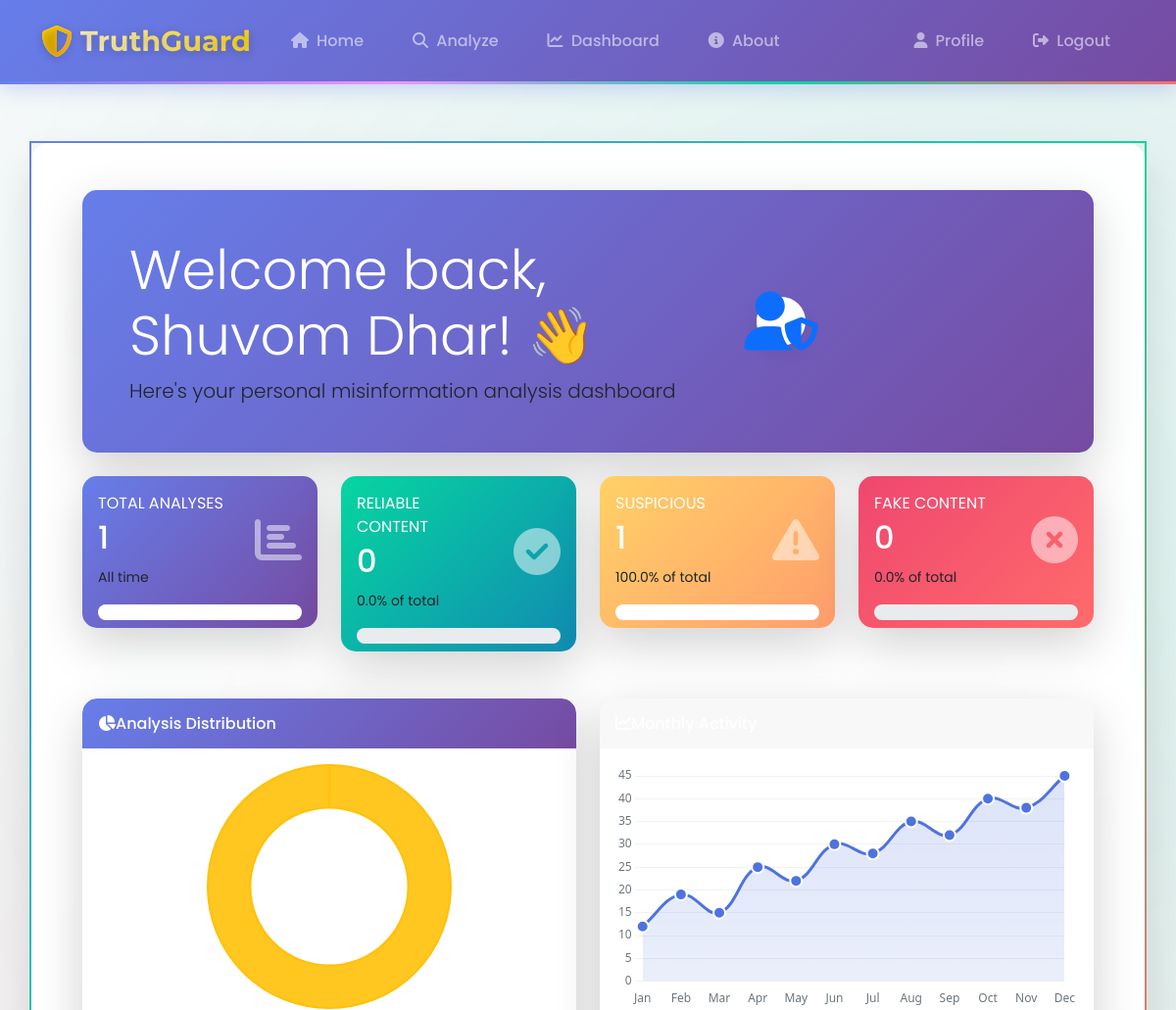
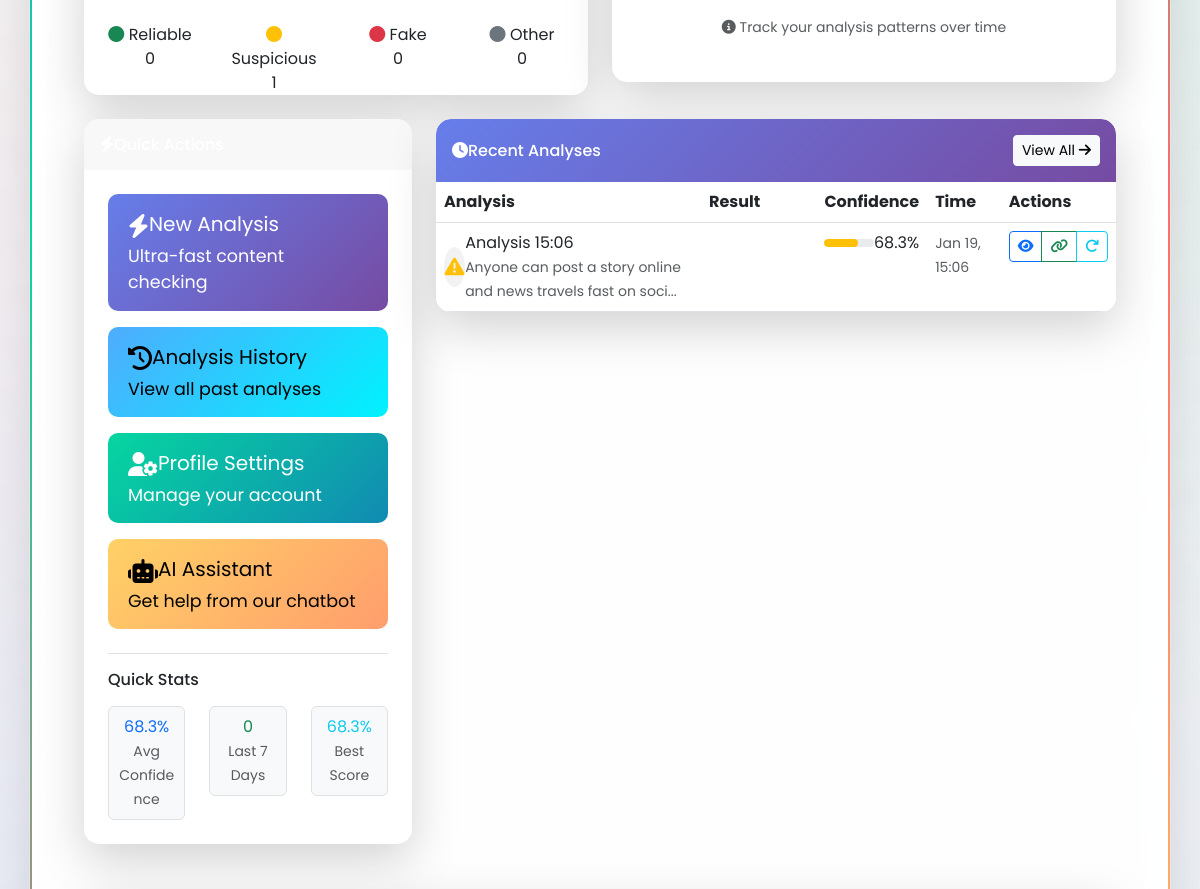
/dashboard (signed in, upper part), run on an earlier commit of the app's database (2 pictures, top to bottom).
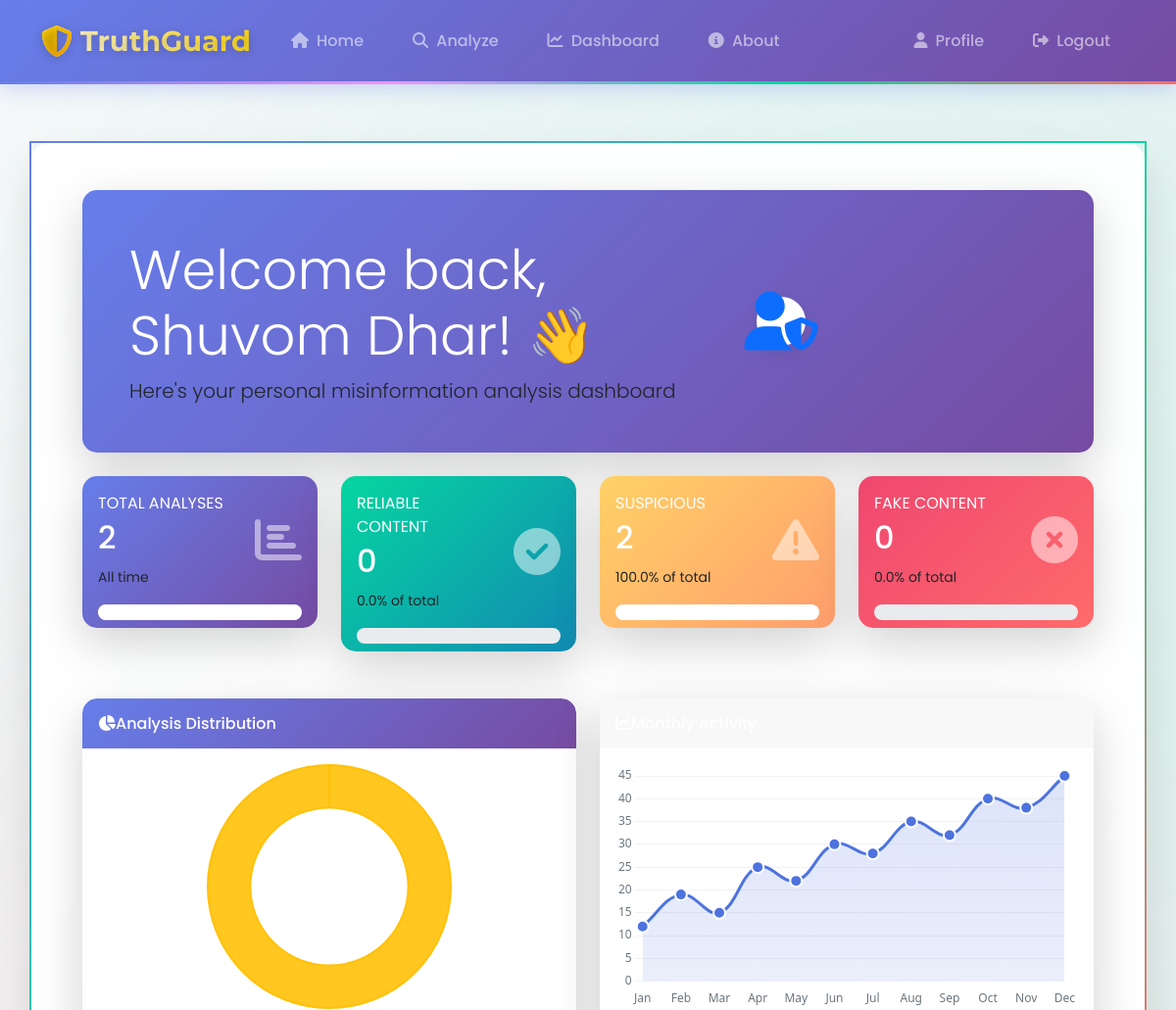
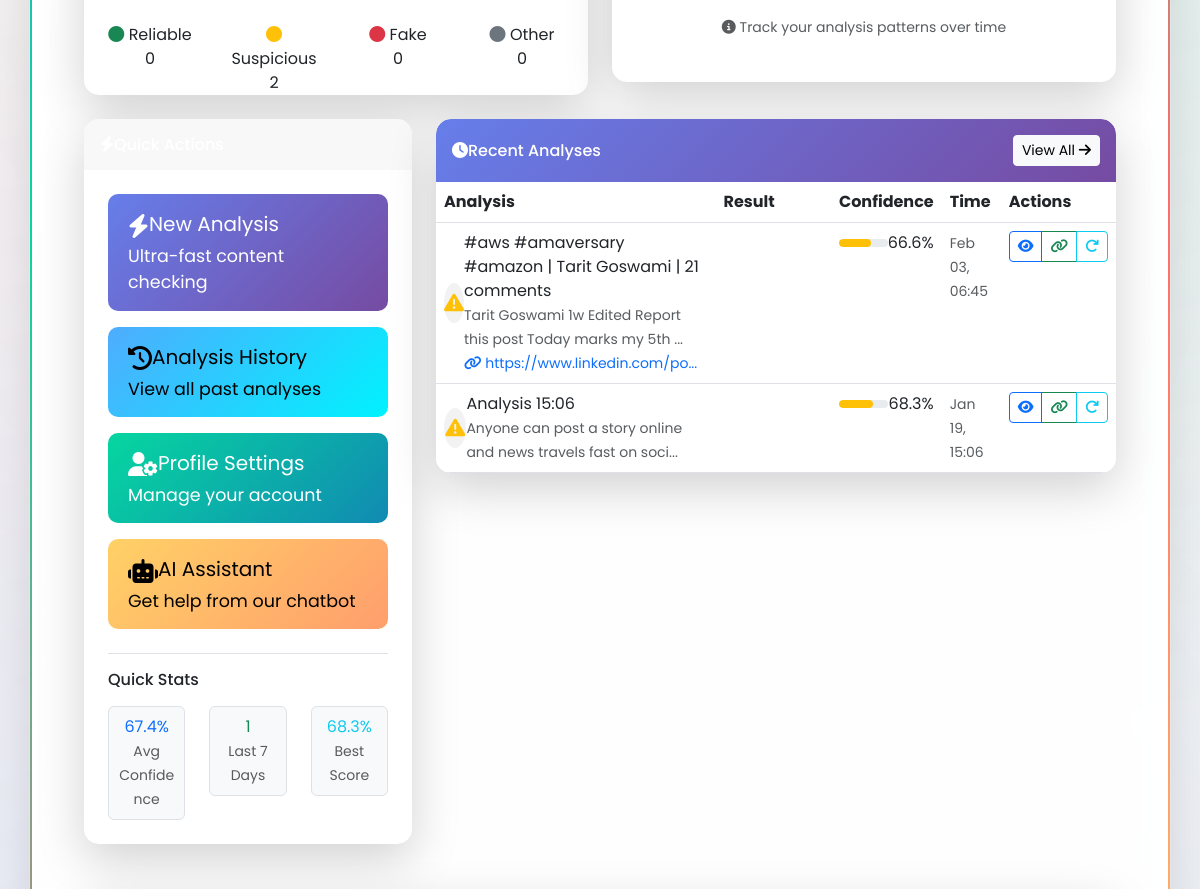
And on a later commit of the database (2 pictures, top to bottom).
### app.py (models this page shows, shortened)
class Analysis(db.Model):
    __tablename__ = 'analyses'
    id = db.Column(db.Integer, primary_key=True)
    title = db.Column(db.Text, default='')
    content = db.Column(db.Text, default='')  # raw text content (for display/search)
    article_data = db.Column(db.JSON, nullable=True)  # optional structured article extraction
    source_url = db.Column(db.Text, nullable=True)  # This should be nullable
    classification = db.Column(db.String(20), nullable=False, default='UNKNOWN')  # RELIABLE, SUSPICIOUS, FAKE, etc.
    confidence_score = db.Column(db.Float, nullable=True)
    sentiment_score = db.Column(db.Float, nullable=True)
    sensationalism_score = db.Column(db.Float, nullable=True)
    credibility_score = db.Column(db.Float, nullable=True)
    key_findings = db.Column(db.Text, default='[]')  # JSON string
    recommendations = db.Column(db.Text, nullable=True)  # JSON string
    fact_checks = db.Column(db.Text, nullable=True)  # JSON string
    analysis_metadata = db.Column(db.Text, default='{}')  # JSON string (e.g. word count, etc.)
    is_quick_analysis = db.Column(db.Boolean, default=False)
    user_id = db.Column(db.Integer, db.ForeignKey('user.id'), nullable=False)
    created_at = db.Column(db.DateTime, default=lambda: datetime.now(timezone.utc))
    updated_at = db.Column(db.DateTime, default=lambda: datetime.now(timezone.utc),
                           onupdate=lambda: datetime.now(timezone.utc))

### app.py (the view)
@app.route('/dashboard')
@login_required
def dashboard():
    try:
        analyses = Analysis.query.filter_by(user_id=current_user.id).order_by(Analysis.created_at.desc()).limit(
            10).all()
    except Exception as e:
        app.logger.error(f"Failed to query analyses: {e}")
        analyses = []
    total = Analysis.query.filter_by(user_id=current_user.id).count()
    reliable = Analysis.query.filter_by(user_id=current_user.id, classification='RELIABLE').count()
    suspicious = Analysis.query.filter_by(user_id=current_user.id, classification='SUSPICIOUS').count()
    fake = Analysis.query.filter_by(user_id=current_user.id, classification='FAKE').count()
    avg_confidence = db.session.query(db.func.avg(Analysis.confidence_score)).filter(
        Analysis.user_id == current_user.id).scalar() or 0
    if avg_confidence:
        avg_confidence = avg_confidence * 100  # Convert to percentage
    from datetime import datetime, timedelta, timezone
    week_ago = datetime.now(timezone.utc) - timedelta(days=7)
    recent_count = Analysis.query.filter(
        Analysis.user_id == current_user.id,
        Analysis.created_at >= week_ago
    ).count()
    max_confidence_result = db.session.query(db.func.max(Analysis.confidence_score)).filter(
        Analysis.user_id == current_user.id).scalar()
    max_confidence = (max_confidence_result or 0) * 100
    stats = {
        'total': total,
        'reliable': reliable,
        'suspicious': suspicious,
        'fake': fake,
        'reliable_percent': round((reliable / total * 100) if total > 0 else 0, 1),
        'fake_percent': round((fake / total * 100) if total > 0 else 0, 1)
    }
    return render_template('dashboard.html',
                           user=current_user,
                           analyses=analyses,
                           stats=stats,
                           avg_confidence=avg_confidence,
                           recent_count=recent_count,
                           max_confidence=max_confidence)

### app.py (called while the page is built)
@login_manager.user_loader
def load_user(user_id):
    try:
        return db.session.get(User, int(user_id))
    except Exception:
        return None

@app.context_processor
def inject_gemini_status():
    return {
        'gemini_available': _GEMINI_AVAILABLE,
        'gemini_model': _GEMINI_MODEL,
        'gemini_api_key_set': bool(_GEMINI_API_KEY and _GEMINI_API_KEY != 'your-gemini-api-key-here')
    }

### templates/dashboard.html (shortened to what the changed rows need)
{% extends "base.html" %}
{% block extra_css %}
<link rel="stylesheet" href="https://cdnjs.cloudflare.com/ajax/libs/animate.css/4.1.1/animate.min.css">
{% endblock %}
{% block content %}
<div class="container-fluid py-4">
    <div class="row mb-4">
        <div class="col-lg-12">
            <div class="card shadow-lg border-0 animate__animated animate__fadeIn">
                <div class="card-body gradient-welcome p-5 rounded">
                    <div class="row align-items-center">
                        <div class="col-md-8">
                            <h1 class="text-white display-4 mb-2">Welcome back, {{ user.name }}! 👋</h1>
                        </div>
                    </div>
                </div>
            </div>
        </div>
    </div>
    <div class="row mb-4">
        <div class="col-xl-3 col-md-6 mb-4">
            <div class="card gradient-primary shadow-lg border-0 animate__animated animate__fadeInUp">
                <div class="card-body">
                    <div class="row align-items-center">
                        <div class="col mr-2">
                            <div class="text-xs font-weight-bold text-white text-uppercase mb-1">
                                Total Analyses</div>
                            <div class="h2 mb-0 font-weight-bold text-white">{{ stats.total }}</div>
                            <div class="mt-2">
                                <span class="text-white-75 small">All time</span>
                            </div>
                        </div>
                    </div>
                </div>
            </div>
        </div>
        <div class="col-xl-3 col-md-6 mb-4">
            <div class="card gradient-warning shadow-lg border-0 animate__animated animate__fadeInUp animate__delay-2s">
                <div class="card-body">
                    <div class="row align-items-center">
                        <div class="col mr-2">
                            <div class="text-xs font-weight-bold text-white text-uppercase mb-1">
                                Suspicious</div>
                            <div class="h2 mb-0 font-weight-bold text-white">{{ stats.suspicious }}</div>
                            <div class="mt-2">
                                {% if stats.total > 0 %}
                                <span class="text-white-75 small">{{ ((stats.suspicious / stats.total) * 100)|round(1) }}% of total</span>
                                {% else %}
                                <span class="text-white-75 small">0% of total</span>
                                {% endif %}
                            </div>
                        </div>
                    </div>
                </div>
            </div>
        </div>
    </div>
    <div class="row mb-4">
        <div class="col-xl-6 col-lg-6">
            <div class="card shadow-lg border-0 chart-card animate__animated animate__fadeInLeft">
                <div class="card-body">
                    <div class="mt-4 text-center">
                        <div class="row">
                            <div class="col-3">
                                <span class="d-block"><i class="fas fa-circle text-warning"></i> Suspicious</span>
                                <span class="font-weight-bold">{{ stats.suspicious }}</span>
                            </div>
                        </div>
                    </div>
                </div>
            </div>
        </div>
    </div>
    <div class="row">
        <div class="col-lg-4 mb-4">
            <div class="card shadow-lg border-0 animate__animated animate__fadeInUp">
                <div class="card-body p-4">
                    <div class="mt-4 pt-3 border-top">
                        <div class="row text-center">
                            <div class="col-4">
                                <div class="border rounded p-2 bg-light">
                                    <div class="text-primary font-weight-bold">
                                        {% if avg_confidence %}{{ avg_confidence|round(1) }}%{% else %}0%{% endif %}
                                    </div>
                                    <small class="text-muted">Avg Confidence</small>
                                </div>
                            </div>
                            <div class="col-4">
                                <div class="border rounded p-2 bg-light">
                                    <div class="text-success font-weight-bold">{{ recent_count|default(0) }}</div>
                                    <small class="text-muted">Last 7 Days</small>
                                </div>
                            </div>
                        </div>
                    </div>
                </div>
            </div>
        </div>
        <div class="col-lg-8 mb-4">
            <div class="card shadow-lg border-0 animate__animated animate__fadeInUp">
                <div class="card-body p-0">
                    {% if analyses %}
                    <div class="table-responsive">
                        <table class="table table-hover mb-0">
                            <thead class="thead-light">
                                <tr>
                                    <th class="border-top-0">Analysis</th>
                                    <th class="border-top-0">Result</th>
                                    <th class="border-top-0">Confidence</th>
                                    <th class="border-top-0">Time</th>
                                    <th class="border-top-0">Actions</th>
                                </tr>
                            </thead>
                            <tbody>
                                {% for analysis in analyses %}
                                <tr class="analysis-row" data-id="{{ analysis.id }}">
                                    <td>
                                        <div class="d-flex align-items-center">
                                            <div class="analysis-icon mr-3">
                                                {% if analysis.classification == 'RELIABLE' %}
                                                <i class="fas fa-check-circle text-success fa-lg"></i>
                                                {% elif analysis.classification == 'SUSPICIOUS' %}
                                                <i class="fas fa-exclamation-triangle text-warning fa-lg"></i>
                                                {% elif analysis.classification == 'FAKE' %}
                                                <i class="fas fa-times-circle text-danger fa-lg"></i>
                                                {% else %}
                                                <i class="fas fa-question-circle text-secondary fa-lg"></i>
                                                {% endif %}
                                            </div>
                                            <div>
                                                <div class="font-weight-bold">{{ analysis.title or 'Untitled Analysis' }}</div>
                                                <small class="text-muted">
                                                    {{ analysis.content[:60] }}...
                                                    {% if analysis.source_url %}
                                                    <br><i class="fas fa-link text-primary mr-1"></i>
                                                    <span class="text-primary">{{ analysis.source_url|truncate(30) }}</span>
                                                    {% endif %}
                                                </small>
                                            </div>
                                        </div>
                                    </td>
                                    <td>
                                        {% if analysis.classification == 'RELIABLE' %}
                                        <span class="badge badge-success badge-pill px-3 py-2">
                                            <i class="fas fa-check mr-1"></i>Reliable
                                        </span>
                                        {% elif analysis.classification == 'SUSPICIOUS' %}
                                        <span class="badge badge-warning badge-pill px-3 py-2">
                                        </span>
                                        {% elif analysis.classification == 'FAKE' %}
                                        <span class="badge badge-danger badge-pill px-3 py-2">
                                            <i class="fas fa-times mr-1"></i>Fake
                                        </span>
                                        {% else %}
                                        <span class="badge badge-secondary badge-pill px-3 py-2">
                                            <i class="fas fa-question mr-1"></i>{{ analysis.classification }}
                                        </span>
                                        {% endif %}
                                    </td>
                                    <td>
                                        {% if analysis.confidence_score %}
                                        <div class="d-flex align-items-center">
                                            <div class="progress flex-grow-1 mr-2" style="height: 8px;">
                                                <div class="progress-bar
                                                    {% if analysis.confidence_score >= 0.7 %}bg-success
                                                    {% elif analysis.confidence_score >= 0.4 %}bg-warning
                                                    {% else %}bg-danger{% endif %}"
                                                    style="width: {{ analysis.confidence_score * 100 }}%">
                                                </div>
                                            </div>
                                            <span class="font-weight-bold">{{ (analysis.confidence_score * 100)|round(1) }}%</span>
                                        </div>
                                        {% else %}
                                        <span class="text-muted">N/A</span>
                                        {% endif %}
                                    </td>
                                    <td>
                                        <small class="text-muted" title="{{ analysis.created_at }}">
                                            {{ analysis.created_at.strftime('%b %d, %H:%M') }}
                                        </small>
                                    </td>
                                    <td>
                                        <div class="btn-group btn-group-sm" role="group">
                                            <a href="/analysis/{{ analysis.id }}" class="btn btn-outline-primary" title="View Details">
                                                <i class="fas fa-eye"></i>
                                            </a>
                                            <button class="btn btn-outline-success copy-analysis" data-id="{{ analysis.id }}" title="Copy Link">
                                                <i class="fas fa-link"></i>
                                            </button>
                                            <button class="btn btn-outline-info reanalyze-btn" data-id="{{ analysis.id }}" title="Re-analyze">
                                                <i class="fas fa-redo"></i>
                                            </button>
                                        </div>
                                    </td>
                                </tr>
                                {% endfor %}
                            </tbody>
                        </table>
                    </div>
                    {% endif %}
                </div>
            </div>
        </div>
    </div>
</div>
{% endblock %}

What changed in the data, as far as the page shows it:
added Analysis: classification "SUSPICIOUS" (drawn), title "#aws #amaversary #amazon | Tarit Goswami | 21 comments", content "Tarit Goswami 1w Edited Report this post Today marks my 5th", source_url "https://www.linkedin.com/po...", (analysis.confidence_score*100)|round(1) "66.6", created_at "Feb 03, 06:45"
Also different on the page:
{{ stats.total }}: "1" → "2"
{{ stats.suspicious }}: "1" → "2"
{{ avg_confidence|round(1) }}: "68.3" → "67.4"
{{ recent_count|default(0) }}: "0" → "1"
